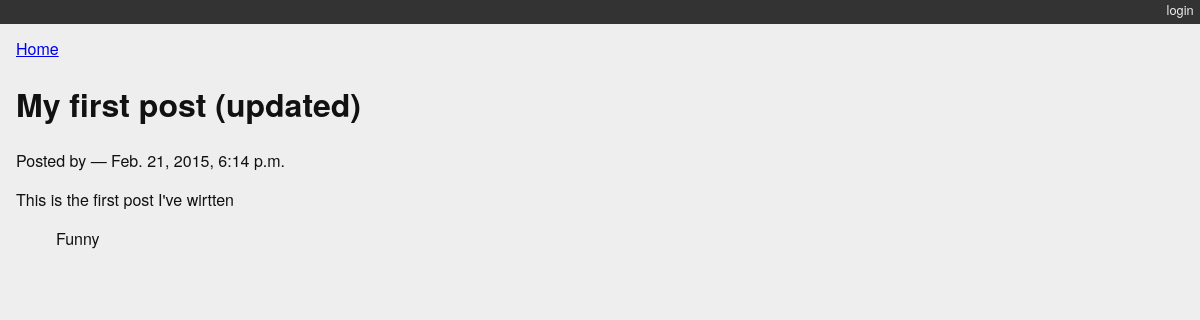
The app's page /posts/1/ with its own data.
### myblog/models.py (models this page shows)
class Post(models.Model):
    title = models.CharField(max_length=128)
    text = models.TextField(blank=True)
    author = models.ForeignKey(User)
    created_date = models.DateTimeField(auto_now_add=True)
    modified_date = models.DateTimeField(auto_now=True)
    published_date = models.DateTimeField(blank=True, null=True)
    def __unicode__(self):
        return self.title

class Category(models.Model):
    name = models.CharField(max_length=128)
    description = models.TextField(blank=True)
    posts = models.ManyToManyField(Post, blank=True, null=True,
                                   related_name='categories')
    class Meta:
        verbose_name_plural = 'Categories'
    def __unicode__(self):
        return self.name

### myblog/views.py (the view)
def detail_view(request, post_id):
    published = Post.objects.exclude(published_date__exact=None)
    try:
        post = published.get(pk=post_id)
    except Post.DoesNotExist:
        raise Http404
    context = {'post': post}
    return render(request, 'detail.html', context)

### myblog/templates/detail.html
{% extends "base.html" %}
{% block content %}
<a class="backlink" href="/">Home</a>
<h1>{{ post }}</h1>
<p class="byline">
  Posted by {{ post.author_name }} &mdash; {{ post.published_date }}
</p>
<div class="post-body">
  {{ post.text }}
</div>
<ul class="categories">
  {% for category in post.categories.all %}
    <li>{{ category }}</li>
  {% endfor %}
</ul>
{% endblock %}

### myblog/static/django_blog.css (style rules this page uses)
body { background-color: #eee; color: #111; font-family: "HelveticaNeue-Light", "Helvetica Neue Light", "Helvetica Neue", Helvetica, Arial, "Lucida Grande", sans-serif; margin:0; padding:0; }
ul.categories { list-style: none; list-style-type: none; }
ul.categories li { display: inline; }

### records on screen
Post: title "My first post (updated)", published_date "Feb. 21, 2015, 6:14 p.m.", text "This is the first post I've wirtten"
Category: name "Funny"
